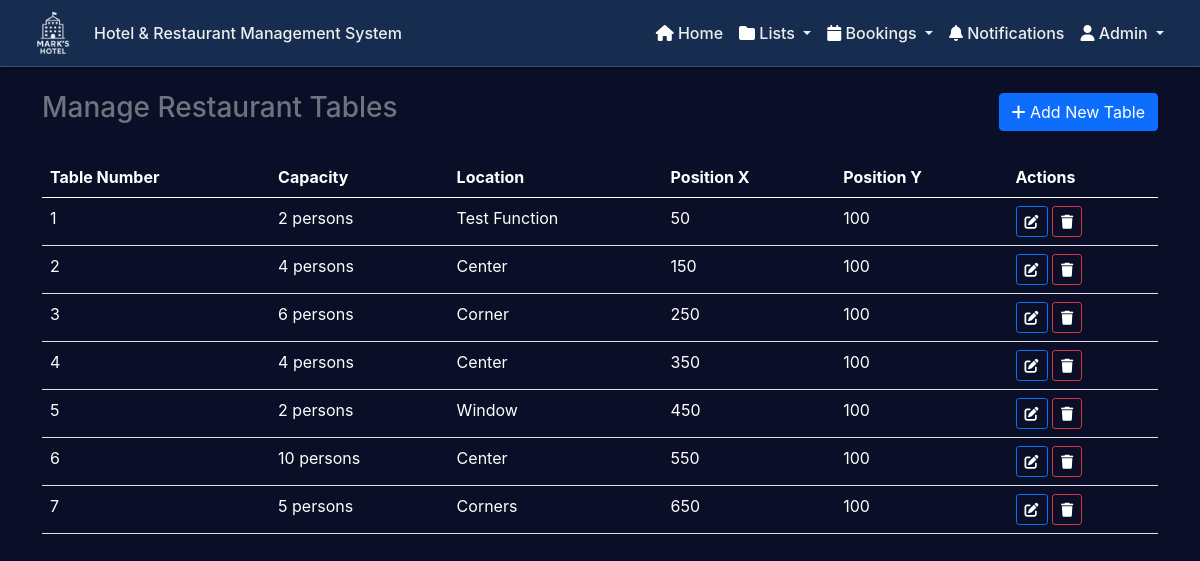
/admin/manageTables.php (signed in), run on the app's committed database.
### tables this page shows
CREATE TABLE `restaurant_tables` (
  `table_id` int(11) NOT NULL,
  `table_number` int(11) NOT NULL,
  `capacity` int(11) NOT NULL,
  `position_x` int(11) NOT NULL,
  `position_y` int(11) NOT NULL,
  `location` varchar(255) NOT NULL
);

### controllers/manageTablesController.php (called while the page is built, shortened)
<?php
include '../components/connection.php';
    try{
        function getAllTables($con) {
            $db = new Database();
            $con = $db->getConnection();
            $query = "SELECT * FROM restaurant_tables ORDER BY table_number";
            $result = mysqli_query($con, $query);
            return mysqli_fetch_all($result, MYSQLI_ASSOC);
        }
    }catch( Exception $e ){
        throw new Exception("Error fetching tables". $e->getMessage(), 500);
    }finally{
        $db->closeConnection();
    }
?>

### admin/manageTables.php (the view, shortened to what this page needs)
<?php
include '../controllers/manageTablesController.php';
$tables = getAllTables($con);
?>
<!DOCTYPE html>
<html lang="en">
<head>
    <link href="https://cdn.jsdelivr.net/npm/bootstrap@5.0.2/dist/css/bootstrap.min.css" rel="stylesheet">
    <link rel="stylesheet" href="https://cdnjs.cloudflare.com/ajax/libs/font-awesome/6.0.0-beta3/css/all.min.css" />
    <link rel="stylesheet" href="../css/customAdminHeader.css">
    <link rel="stylesheet" href="https://cdnjs.cloudflare.com/ajax/libs/font-awesome/6.7.2/css/all.min.css">
    <link rel="stylesheet" href="../css/notifications.css">
    <link rel="stylesheet" href="../css/app.css">
</head>
<body>
    <?php include '../components/header_admin.php'; ?>
    <div class="container mt-4">
        <div class="d-flex justify-content-between align-items-center mb-4">
            <h3 class="card-title text-muted">Manage Restaurant Tables</h3>
            <button class="btn btn-primary" data-bs-toggle="modal" data-bs-target="#addTableModal">
                <i class="fas fa-plus"></i> Add New Table
            </button>
        </div>
        <div class="table-responsive">
            <table class="table table-hover">
                <thead class="table">
                    <tr>
                        <th>Table Number</th>
                        <th>Capacity</th>
                        <th>Location</th>
                        <th>Position X</th>
                        <th>Position Y</th>
                        <th>Actions</th>
                    </tr>
                </thead>
                <tbody>
                    <?php foreach ($tables as $table): ?>
                        <tr>
                            <td><?php echo htmlspecialchars($table['table_number']); ?></td>
                            <td><?php echo htmlspecialchars($table['capacity']); ?> persons</td>
                            <td><?php echo htmlspecialchars($table['location']); ?></td>
                            <td><?php echo htmlspecialchars($table['position_x']); ?></td>
                            <td><?php echo htmlspecialchars($table['position_y']); ?></td>
                            <td class="table-actions">
                                <button class="btn btn-sm btn-outline-primary edit-table"
                                        data-bs-toggle="modal"
                                        data-bs-target="#editTableModal"
                                        data-table='<?php echo json_encode($table); ?>'>
                                    <i class="fas fa-edit"></i>
                                </button>
                                <button class="btn btn-sm btn-outline-danger delete-table"
                                        data-table-id="<?php echo $table['table_id']; ?>"
                                        data-table-number="<?php echo $table['table_number']; ?>">
                                    <i class="fas fa-trash"></i>
                                </button>
                            </td>
                        </tr>
                    <?php endforeach; ?>
                </tbody>
            </table>
        </div>
    </div>
</body>
</html>

### css/notifications.css (style rules this page uses)
:root { --bg-primary: #0a0e27; --bg-secondary: #141937; --bg-card: #1a1f3a; --accent-blue: #00d4ff; --accent-cyan: #00bcd4; --accent-purple: #6b5ce7; --text-primary: #ffffff; --text-secondary: #8b92b8; --success: #00ff88; --warning: #ffb800; --danger: #ff4757; }

### css/app.css (style rules this page uses)
:root { --bg-primary: #0a0e27; --bg-secondary: #141937; --bg-card: #1a1f3a; --accent-blue: #00d4ff; --accent-cyan: #00bcd4; --accent-purple: #6b5ce7; --text-primary: #ffffff; --text-secondary: #8b92b8; --success: #00ff88; --warning: #ffb800; --danger: #ff4757; }
* { color: var(--text-primary); }
body { background: var(--bg-primary); color: var(--text-primary); font-family: 'Inter', -apple-system, BlinkMacSystemFont, 'Segoe UI', sans-serif; }

### data on the page
restaurant_tables: table_number "1", capacity "2", location "Test Function", position_x "50", position_y "100"
restaurant_tables: table_number "2", capacity "4", location "Center", position_x "150", position_y "100"
restaurant_tables: table_number "3", capacity "6", location "Corner", position_x "250", position_y "100"
restaurant_tables: table_number "4", capacity "4", location "Center", position_x "350", position_y "100"
restaurant_tables: table_number "5", capacity "2", location "Window", position_x "450", position_y "100"
restaurant_tables: table_number "6", capacity "10", location "Center", position_x "550", position_y "100"
restaurant_tables: table_number "7", capacity "5", location "Corners", position_x "650", position_y "100"

### other printed values
$_SESSION['name'] "Admin"
